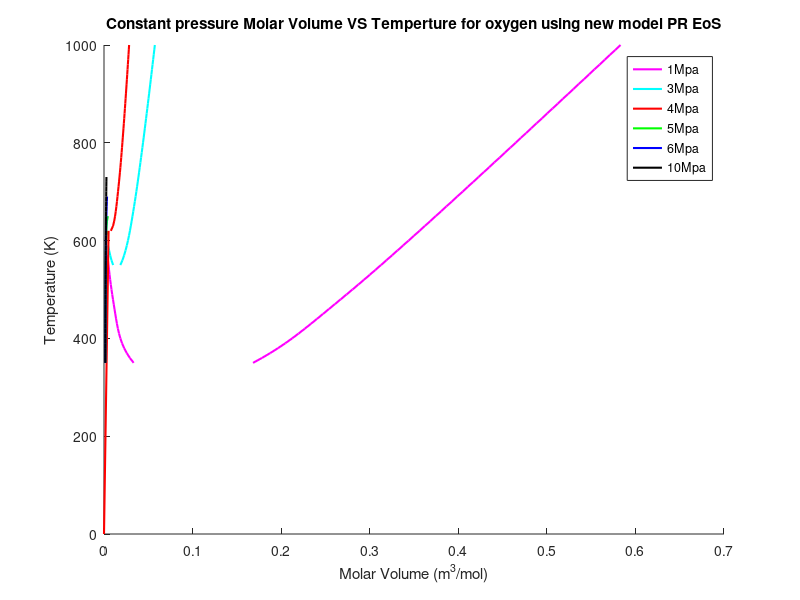
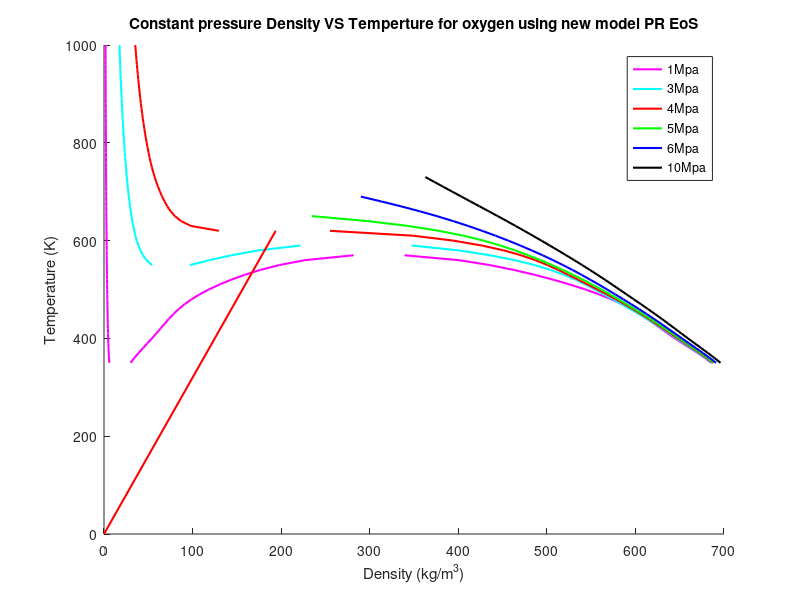

The MATLAB script that drew these images, in order:
clear
clc
load('decane_alpha.mat')

%%
% % load oxygen_sat_data.mat
omega = 0.489; %Acentric factor
Tc = 617.7; %K
Pc = 2.12E6; %Pa
R = 8.31446; %J/(mol*K)
b = 0.07780*(R*Tc/Pc); % m^3/mol
a = 0.45724*(((R^2)*(Tc^2))/Pc); % J*m^3/mol
M = 142.29/1000; %kg/mol
P = [0.1E6,1E6,2E6,3E6,5E6,10E6];
delta_T = 10;
for j = 1:1:6
    T = 350;
    for i = 1:1:66
        A = (a*alpha(i,j)*P(j))/(R^2*T^2);
        B = (b*P(j))/(R*T);
        z = roots([1 -(1-B) (A-2*B-3*B^2) -(A*B-B^2-B^3)]);
        
        %decide the state whether it is vap or liq
        if imag(z(1,1)) == 0
            z_vap(i,j) = z(1,1);
            rho_vap(i,j) = P(j)*M/(z_vap(i,j)*R*T);
            v_vap(i,j) = 1/rho_vap(i,j);
            temp_vap(i,j)=T;
        end
        if imag(z(2,1)) == 0
            z_mid(i,j) = z(2,1);
            rho_mid(i,j) = P(j)*M/(z_mid(i,j)*R*T);
            v_mid(i,j) = 1/rho_mid(i,j);
            temp_mid(i,j)=T;
            
        end
        if imag(z(3,1))==0
            z_liq(i,j) = z(3,1);
            rho_liq(i,j) = P(j)*M/(z_liq(i,j)*R*T);
            v_liq(i,j) = 1/rho_liq(i,j);
            temp_liq(i,j)=T;
        end
        T_save(i)= T;
        T = T + delta_T;
    end
end

for j = 1:1:6
    for i = 1:1:66
        if temp_vap(i,j)== 0
           temp_vap(i,j) = NaN;
           v_vap(i,j) = NaN;
           rho_vap(i,j)=NaN;
        end
    end
end
for j = 1:1:6
    for i = 1:1:39
        if temp_liq(i,j)== 0
           temp_liq(i,j) = NaN;
           v_liq(i,j) = NaN;
           rho_liq(i,j) =NaN;
        end
    end
end
for j = 1:1:2
    for i = 1:1:28
        if temp_mid(i,j)== 0
           temp_mid(i,j) = NaN;
           v_mid(i,j) = NaN;
           rho_mid(i,j) =NaN;
        end
    end
end

color = ["m","c","r","g","b","k"];

figure(1)
hold on 
plot([NaN;v_liq(:,1);NaN;v_mid(:,1);NaN;v_vap(:,1);NaN],[NaN;temp_liq(:,1);NaN;temp_mid(:,1);NaN;temp_vap(:,1);NaN],color(1),'linewidth',1.5);
plot([NaN;v_liq(:,2);NaN;v_mid(:,2);NaN;v_vap(:,2);NaN],[NaN;temp_liq(:,2);NaN;temp_mid(:,2);NaN;temp_vap(:,2);NaN],color(2),'linewidth',1.5);
plot([NaN;v_liq(:,3);NaN;v_mid(:,3);NaN;v_vap(:,3);NaN],[NaN;temp_liq(:,3);NaN;temp_mid(:,3);NaN;temp_vap(:,3);NaN],color(3),'linewidth',1.5);
plot([NaN;v_liq(:,4);NaN],[NaN;temp_liq(:,4);NaN],color(4),'linewidth',1.5);
plot([NaN;v_liq(:,5);NaN],[NaN;temp_liq(:,5);NaN],color(5),'linewidth',1.5);
plot([v_liq(:,6)],[temp_liq(:,6)],color(6),'linewidth',1.5);
% plot(v_liq_sat,T_sat,"rp");
% plot(v_vapor_sat,T_sat,"rp");
legend("1Mpa","3Mpa","4Mpa","5Mpa","6Mpa","10Mpa","Saturation line")
title("Constant pressure Molar Volume VS Temperture for oxygen using new model PR EoS")
xlabel("Molar Volume (m^3/mol)")
ylabel("Temperature (K)")
% axis([0 0.8*10^-3 40 160])
hold off

figure(2)
hold on 
plot([NaN;rho_liq(:,1);NaN;rho_mid(:,1);NaN;rho_vap(:,1);NaN],[NaN;temp_liq(:,1);NaN;temp_mid(:,1);NaN;temp_vap(:,1);NaN],color(1),'linewidth',1.5);
plot([NaN;rho_liq(:,2);NaN;rho_mid(:,2);NaN;rho_vap(:,2);NaN],[NaN;temp_liq(:,2);NaN;temp_mid(:,2);NaN;temp_vap(:,2);NaN],color(2),'linewidth',1.5);
plot([NaN;rho_liq(:,3);NaN;rho_mid(:,3);NaN;rho_vap(:,3);NaN],[NaN;temp_liq(:,3);NaN;temp_mid(:,3);NaN;temp_vap(:,3);NaN],color(3),'linewidth',1.5);
plot([NaN;rho_liq(:,4);NaN],[NaN;temp_liq(:,4);NaN],color(4),'linewidth',1.5);
plot([NaN;rho_liq(:,5);NaN],[NaN;temp_liq(:,5);NaN],color(5),'linewidth',1.5);
plot([rho_liq(:,6)],[temp_liq(:,6)],color(6),'linewidth',1.5);
% plot(rho_liq_sat,T_sat,"rp");
% plot(rho_vapor_sat,T_sat,"rp");
legend("1Mpa","3Mpa","4Mpa","5Mpa","6Mpa","10Mpa","Saturation line")
title("Constant pressure Density VS Temperture for oxygen using new model PR EoS")
xlabel("Density (kg/m^3)")
ylabel("Temperature (K)")
hold off
